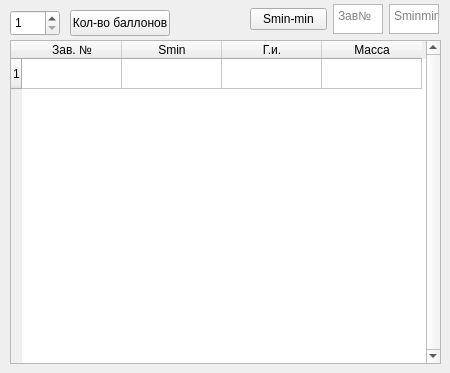
    <widget class="QWidget" name="ballon_data">
     <attribute name="title">
      <string>Данные баллонов</string>
     </attribute>
     <widget class="QSpinBox" name="amount">
      <property name="geometry">
       <rect>
        <x>10</x>
        <y>10</y>
        <width>50</width>
        <height>26</height>
       </rect>
      </property>
      <property name="frame">
       <bool>true</bool>
      </property>
      <property name="readOnly">
       <bool>false</bool>
      </property>
      <property name="buttonSymbols">
       <enum>QAbstractSpinBox::UpDownArrows</enum>
      </property>
      <property name="keyboardTracking">
       <bool>false</bool>
      </property>
      <property name="minimum">
       <number>1</number>
      </property>
      <property name="maximum">
       <number>100</number>
      </property>
      <property name="displayIntegerBase">
       <number>10</number>
      </property>
     </widget>
     <widget class="QPushButton" name="pushButt_amount">
      <property name="geometry">
       <rect>
        <x>70</x>
        <y>10</y>
        <width>100</width>
        <height>26</height>
       </rect>
      </property>
      <property name="text">
       <string>Кол-во баллонов</string>
      </property>
     </widget>
     <widget class="QTableWidget" name="table_ballons">
      <property name="geometry">
       <rect>
        <x>10</x>
        <y>40</y>
        <width>431</width>
        <height>324</height>
       </rect>
      </property>
      <property name="frameShape">
       <enum>QFrame::StyledPanel</enum>
      </property>
      <property name="frameShadow">
       <enum>QFrame::Sunken</enum>
      </property>
      <property name="verticalScrollBarPolicy">
       <enum>Qt::ScrollBarAlwaysOn</enum>
      </property>
      <property name="horizontalScrollBarPolicy">
       <enum>Qt::ScrollBarAlwaysOff</enum>
      </property>
      <property name="sizeAdjustPolicy">
       <enum>QAbstractScrollArea::AdjustIgnored</enum>
      </property>
      <property name="tabKeyNavigation">
       <bool>true</bool>
      </property>
      <property name="alternatingRowColors">
       <bool>true</bool>
      </property>
      <property name="verticalScrollMode">
       <enum>QAbstractItemView::ScrollPerItem</enum>
      </property>
      <property name="gridStyle">
       <enum>Qt::SolidLine</enum>
      </property>
      <property name="sortingEnabled">
       <bool>false</bool>
      </property>
      <property name="cornerButtonEnabled">
       <bool>true</bool>
      </property>
      <property name="rowCount">
       <number>1</number>
      </property>
      <property name="columnCount">
       <number>4</number>
      </property>
      <row/>
      <column>
       <property name="text">
        <string>Зав. №</string>
       </property>
      </column>
      <column>
       <property name="text">
        <string>Smin</string>
       </property>
      </column>
      <column>
       <property name="text">
        <string>Г.и.</string>
       </property>
      </column>
      <column>
       <property name="text">
        <string>Масса</string>
       </property>
      </column>
     </widget>
     <widget class="QWidget" name="layoutWidget">
      <property name="geometry">
       <rect>
        <x>250</x>
        <y>3</y>
        <width>189</width>
        <height>32</height>
       </rect>
      </property>
      <layout class="QHBoxLayout" name="horizontalLayout_2">
       <item>
        <widget class="QPushButton" name="pushButt_sMinMin">
         <property name="text">
          <string>Smin-min</string>
         </property>
        </widget>
       </item>
       <item>
        <widget class="QPlainTextEdit" name="zav_s_min">
         <property name="minimumSize">
          <size>
           <width>50</width>
           <height>30</height>
          </size>
         </property>
         <property name="maximumSize">
          <size>
           <width>50</width>
           <height>30</height>
          </size>
         </property>
         <property name="placeholderText">
          <string>Зав№</string>
         </property>
        </widget>
       </item>
       <item>
        <widget class="QPlainTextEdit" name="s_min_total">
         <property name="minimumSize">
          <size>
           <width>50</width>
           <height>30</height>
          </size>
         </property>
         <property name="maximumSize">
          <size>
           <width>50</width>
           <height>30</height>
          </size>
         </property>
         <property name="placeholderText">
          <string>Sminmin</string>
         </property>
        </widget>
       </item>
      </layout>
     </widget>
    </widget>
